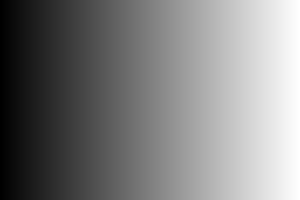
#> input picture img/gray_gradient.jpg, 300 x 200 px, found by its file name
$ python threshold_flag.py
#> lines starting #> are read from the running program, lines starting #| are printed output that depends on the picture; after the words box and inside, x2 and y2 are one past the last pixel; in counts of white or black regions, pixels touching at a corner belong together
"""
opencv

출처

제목: 파이썬으로 만드는 OpenCV 프로젝트
저자: 이세우
출판: 프로그래밍인사이트
"""
"""
요약

[예제 4-10] 스레시홀딩 플래그 실습
"""
import cv2
import numpy as np

img = cv2.imread(filename="../img/gray_gradient.jpg")
#> img is the input picture: shape (200, 300, 3); min 0, max 255, mean 127.1

_, th1 = cv2.threshold(src=img, thresh=127, maxval=255, type=cv2.THRESH_BINARY)
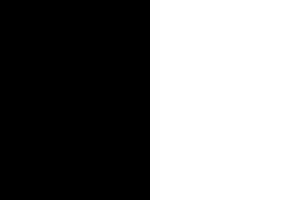
#> th1: shape (200, 300, 3); 50% white; 1 white region, box (x1, y1, x2, y2) and area: (150, 0, 300, 200) 30000
_, th2 = cv2.threshold(src=img, thresh=127, maxval=255, type=cv2.THRESH_BINARY_INV)
#> th2: shape (200, 300, 3); 50% white; 1 white region, box (x1, y1, x2, y2) and area: (0, 0, 150, 200) 30000
_, th3 = cv2.threshold(src=img, thresh=127, maxval=255, type=cv2.THRESH_TRUNC)
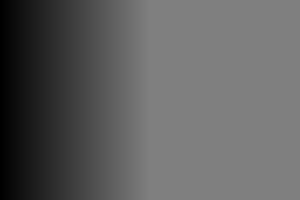
#> th3: shape (200, 300, 3); min 0, max 127, mean 95
_, th4 = cv2.threshold(src=img, thresh=127, maxval=255, type=cv2.THRESH_TOZERO)
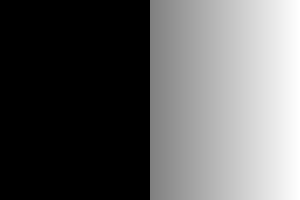
#> th4: shape (200, 300, 3); min 0, max 255, mean 95.5
_, th5 = cv2.threshold(src=img, thresh=127, maxval=255, type=cv2.THRESH_TOZERO_INV)
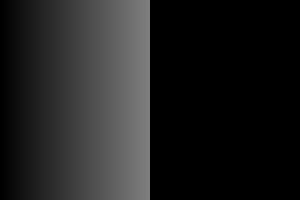
#> th5: shape (200, 300, 3); min 0, max 127, mean 31.5

# _, th6 = cv2.threshold(src=img, thresh=127, maxval=255, type=cv2.THRESH_OTSU)
# _, th7 = cv2.threshold(src=img, thresh=127, maxval=255, type=cv2.THRESH_MASK)
# _, th8 = cv2.threshold(src=img, thresh=127, maxval=255, type=cv2.THRESH_TRIANGLE)

cv2.imshow(winname="threshold", mat=np.vstack((img,th1,th2,th3,th4,th5)))
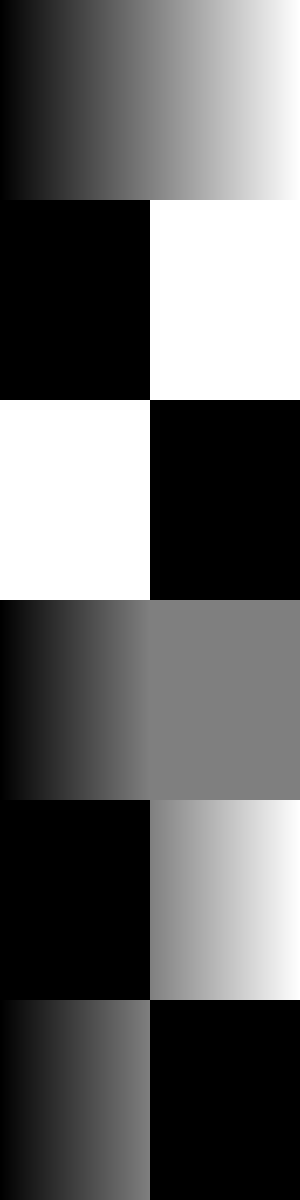
#> window 'threshold': shape (1200, 300, 3); min 0, max 255, mean 100.7
cv2.waitKey()
cv2.destroyAllWindows()
